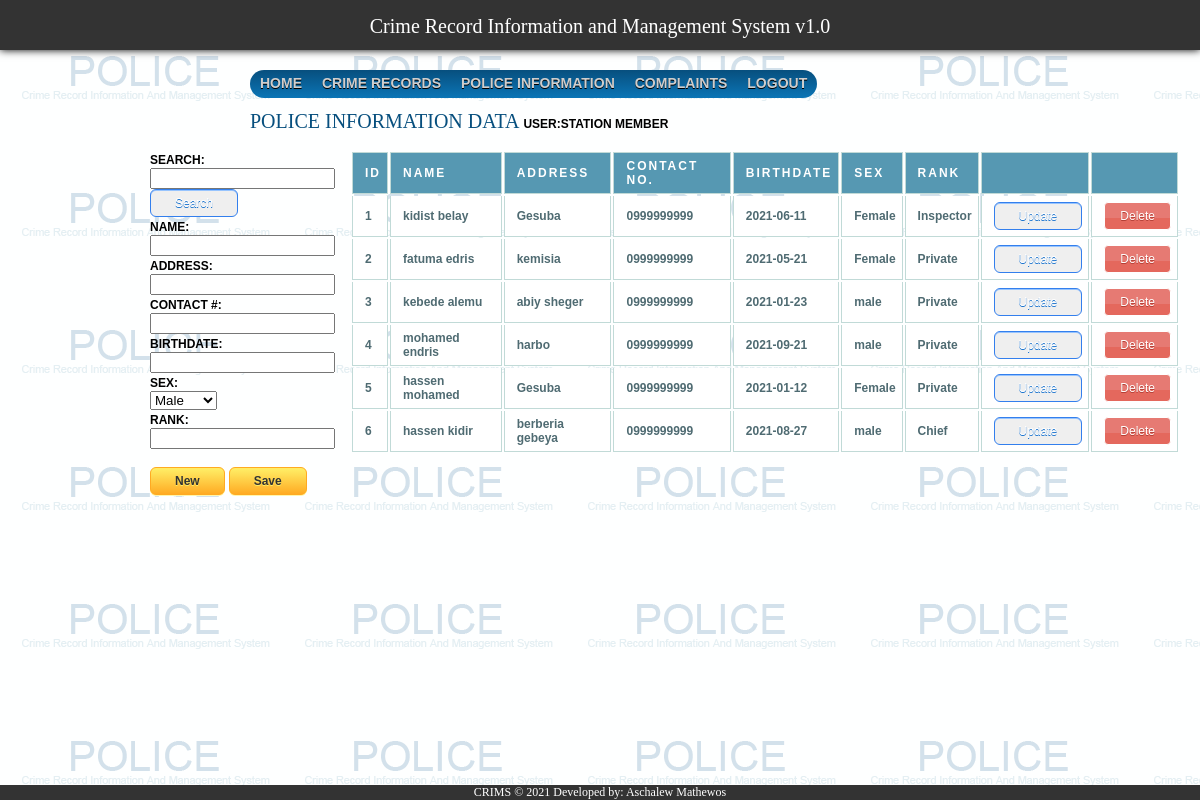
Screenshot of /police_records.php with the database file from the repository.
### tables this page shows
CREATE TABLE `police_office` (
  `id` int(11) NOT NULL AUTO_INCREMENT,
  `name` varchar(255) NOT NULL,
  `address` text NOT NULL,
  `contact_no` varchar(50) DEFAULT NULL,
  `birthdate` date DEFAULT NULL,
  `sex` varchar(10) NOT NULL,
  `rank` varchar(50) DEFAULT NULL,
  PRIMARY KEY (`id`)
);

### police_records_grid.php (the view, shortened to what this page needs)
<?php
$con=mysqli_connect("localhost","root","","crimsdb");
if( isset( $_POST['txtsearch'] ) )
{
  $txtsearch = $_POST['txtsearch'];
  $result = mysqli_query($con,"SELECT * FROM police_office where name like '%$txtsearch%' or address like '%$txtsearch%' or contact_no like '%$txtsearch%' or sex like '%$txtsearch%' or rank like '%$txtsearch%'");
}
else
  $result = mysqli_query($con,"SELECT * FROM police_office");
  echo "<table>
  <tr>
  <th>ID</th>
  <th>Name</th>
  <th>Address</th>
  <th>Contact No.</th>
  <th>Birthdate</th>
  <th>Sex</th>
  <th>Rank</th>
  <th></th>
  <th></th>
  </tr>";
  while($row = mysqli_fetch_array($result)) {
    $ID = $row['id'];
    echo "<tr>";
    echo "<td>" . $row['id'] . "</td>";
    echo "<td>" . $row['name'] . "</td>";
    echo "<td>" . $row['address'] . "</td>";
    echo "<td>" . $row['contact_no'] . "</td>";
    echo "<td>" . $row['birthdate'] . "</td>";
    echo "<td>" . $row['sex'] . "</td>";
    echo "<td>" . $row['rank'] . "</td>";
    echo "<td><a href='police_records.php?id=$ID&status=update'> <button class='updateButton'> Update </button></a></td>";
    echo "<td><a href='police_records.php?id=$ID&status=delete'> <button class='deleteButton'> Delete </button></a></td>";
    echo "</tr>";
  }
  echo "</table>";
?>

### police_records.php (shortened to what this page needs)
<!DOCTYPE html>
<html>
<head>
	<link rel="stylesheet" type="text/css" href="css/main.css">
	<link rel="stylesheet" type="text/css" href="css/report_style.css">
	<link rel="stylesheet" type="text/css" href="css/menu.css"/>
</head>
<body>
	<div id="navigation">
		<a href="#">Crime Record Information and Management System v1.0</a>
	</div>
	<div id="pagetitle" align="center" style="position:fixed;top:110px;left:250px;z-index:2;">
		<ul id="menu">
			<li><a href="home.php">HOME</a></li>
	        <li><a href="crime_record_report.php">Crime Records</a></li>
	        <li><a href="police_records.php">Police Information</a></li>
	        <li><a href="complain_detail.php">Complaints</a></li>
	        <li><a href="login.php">Logout</a></li>
		</ul>
		POLICE INFORMATION DATA
		<label>User:STATION MEMBER</label>
	</div>
	<br>
	<div id="divinputs">
		<form name='input' action='police_records.php' method='post'>
		<label>SEARCH: </label><br><input type="text" name="txtsearch"><br>
		<input class='updateButton' name='search' type='submit' value='Search'>
		</form>
		<?php include 'police_records_form.php';?>
	</div>
	<br>
	<div id="divInclude">
  		<?php include 'police_records_grid.php';?>
  	</div>
<footer>
	<div>
		CRIMS &copy 2021 Developed by: Aschalew Mathewos
	</div>
</footer>
</html>

### police_records_form.php (shortened to what this page needs)
<?php
	if( isset( $_POST['new'] ) )
	{
		$name = $_POST['name'];
		$address = $_POST['address'];
		$contact_no = $_POST['contact_no'];
		$birthdate = $_POST['birthdate'];
		$sex = $_POST['gender'];
		$rank = $_POST['rank'];
		$sqlString = "insert into police_office (name, address, contact_no, birthdate, sex, rank) values ('$name', '$address', '$contact_no', '$birthdate', '$sex', '$rank')";
		mysql_query($sqlString) or die(mysql_error());
		header("Location: police_records.php");
	}
	else
	{
		echo "
				<form name='input' action='police_records.php' method='post'>
				<label>Name: </label><br><input type='text' name='name' required autofocus><br>
				<label>Address: </label><br><input type='text' name='address' required autofocus><br>
				<label>Contact #: </label><br><input type='text' name='contact_no' required autofocus><br>
				<label>Birthdate: </label><br><input type='text' name='birthdate' required autofocus><br>
				<label>Sex:</label> <br>
				<select name='gender'>
				<option value='Male' selected>Male</option>
				<option value='Female'>Female</option>
				</select>
				<br>
				<label>Rank: </label><br><input type='text' name='rank' required autofocus><br>
				<br>
				<a href='police_records.php'> <button class='myButton'> New </button></a>
				<input class='myButton' name='new' type='submit' value='Save'>
				</form>
		";
	}
?>

### css/main.css (style rules this page uses)
body { background-image:url("../images/crims.png") !important; background-attachment:fixed; }
label { font: bold 12px "Trebuchet MS", Verdana, Arial, Helvetica, sans-serif; color:black; text-transform: uppercase; }
#divinputs { position:fixed; top:150px; left:150px }
#divInclude { position:absolute; top:150px; left:350px; right:20px; }
#pagetitle { color: #074f7e; font-size: 20px; font-family: 'verdana'; }
#navigation { position: fixed; top: 0; left:0; width: 100%; color: #ffffff; height: 35px; text-align: center; padding-top: 15px; -webkit-box-shadow: 0px 0px 8px 0px #000000; -moz-box-shadow: 0px 0px 8px 0px #000000; box-shadow: 0px 0px 8px 0px #000000; background-color: rgba(1, 1, 1, 0.8); z-index:2; }
#navigation a { font-size: 20px; font-family: 'verdana'; color: white; text-decoration: none; }
footer { position: fixed; width: 100%; bottom: 0; left:0; text-align: center; font-family: 'verdana'; color: white; background-color: rgba(1, 1, 1, 0.8); z-index:100; }

### css/report_style.css (style rules this page uses)
table { font: bold 12px "Trebuchet MS", Verdana, Arial, Helvetica, sans-serif; }
th { color: white; border: 1px solid #C1DAD7; letter-spacing: 2px; text-transform: uppercase; text-align: left; padding: 6px 6px 6px 12px; background: #5698b2; }
td { border-left: 1px solid #C1DAD7; border-right: 1px solid #C1DAD7; border-bottom: 1px solid #C1DAD7; background: #fff; padding: 6px 6px 6px 12px; color: #4f6b72; }
.deleteButton { -moz-box-shadow:inset 0px 39px 0px -24px #e67a73; -webkit-box-shadow:inset 0px 39px 0px -24px #e67a73; box-shadow:inset 0px 39px 0px -24px #e67a73; background-color:#e4685d; -moz-border-radius:4px; -webkit-border-radius:4px; border-radius:4px; border:1px solid #ffffff; display:inline-block; cursor:pointer; color:#ffffff; font-family:arial; font-size:12px; padding:6px 15px; text-decoration:none; text-shadow:0px 1px 0px #b23e35; }
.updateButton { -moz-box-shadow:inset 0px 1px 0px 0px #97c4fe; box-shadow:inset 0px 1px 0px 0px #97c4fe; background:-moz-linear-gradient(top, #3d94f6 5%, #1e62d0 100%); -moz-border-radius:6px; border-radius:6px; border:1px solid #337fed; display:inline-block; cursor:pointer; color:#ffffff; font-family:arial; font-size:12px; padding:6px 24px; text-decoration:none; text-shadow:0px 1px 0px #1570cd; }
.myButton { -moz-box-shadow: 0px 1px 0px 0px #fff6af; box-shadow: 0px 1px 0px 0px #fff6af; background:-moz-linear-gradient(top, #ffec64 5%, #ffab23 100%); background:linear-gradient(to bottom, #ffec64 5%, #ffab23 100%); background-color:#ffec64; -moz-border-radius:6px; border-radius:6px; border:1px solid #ffaa22; display:inline-block; cursor:pointer; color:#333333; font-family:arial; font-size:12px; font-weight:bold; padding:6px 24px; text-decoration:none; text-shadow:0px 1px 0px #ffee66; }

### css/menu.css (style rules this page uses)
#menu { top:50px; position: fixed; text-align: center; padding: 0 0 0 0; list-style: none; background-image: linear-gradient(#074f7e, #0b75b6); border-radius: 50px; z-index:2; }
#menu li { float: left; padding: 0 0 5px 0; }
#menu a { padding: 10px 10px 10px 10px; color: #cecece; text-transform: uppercase; font: bold 14px "Trebuchet MS", Verdana, Arial, Helvetica, sans-serif; text-decoration: none; text-shadow: 0 1px 0 #000; }
footer { position: fixed; width: 100%; bottom: 0; left:0px; text-align: center; font: 12px verdana; z-index:100; background-color: rgba(1, 1, 1, 0.8); color: white; }

### rows the page displays
police_office: id "1", name "kidist belay", address "Gesuba", contact_no "0999999999", birthdate "2021-06-11", sex "Female", rank "Inspector"
police_office: id "2", name "fatuma edris", address "kemisia", contact_no "0999999999", birthdate "2021-05-21", sex "Female", rank "Private"
police_office: id "3", name "kebede alemu", address "abiy sheger", contact_no "0999999999", birthdate "2021-01-23", sex "male", rank "Private"
police_office: id "4", name "mohamed endris", address "harbo", contact_no "0999999999", birthdate "2021-09-21", sex "male", rank "Private"
police_office: id "5", name "hassen mohamed", address "Gesuba", contact_no "0999999999", birthdate "2021-01-12", sex "Female", rank "Private"
police_office: id "6", name "hassen kidir", address "berberia gebeya", contact_no "0999999999", birthdate "2021-08-27", sex "male", rank "Chief"
